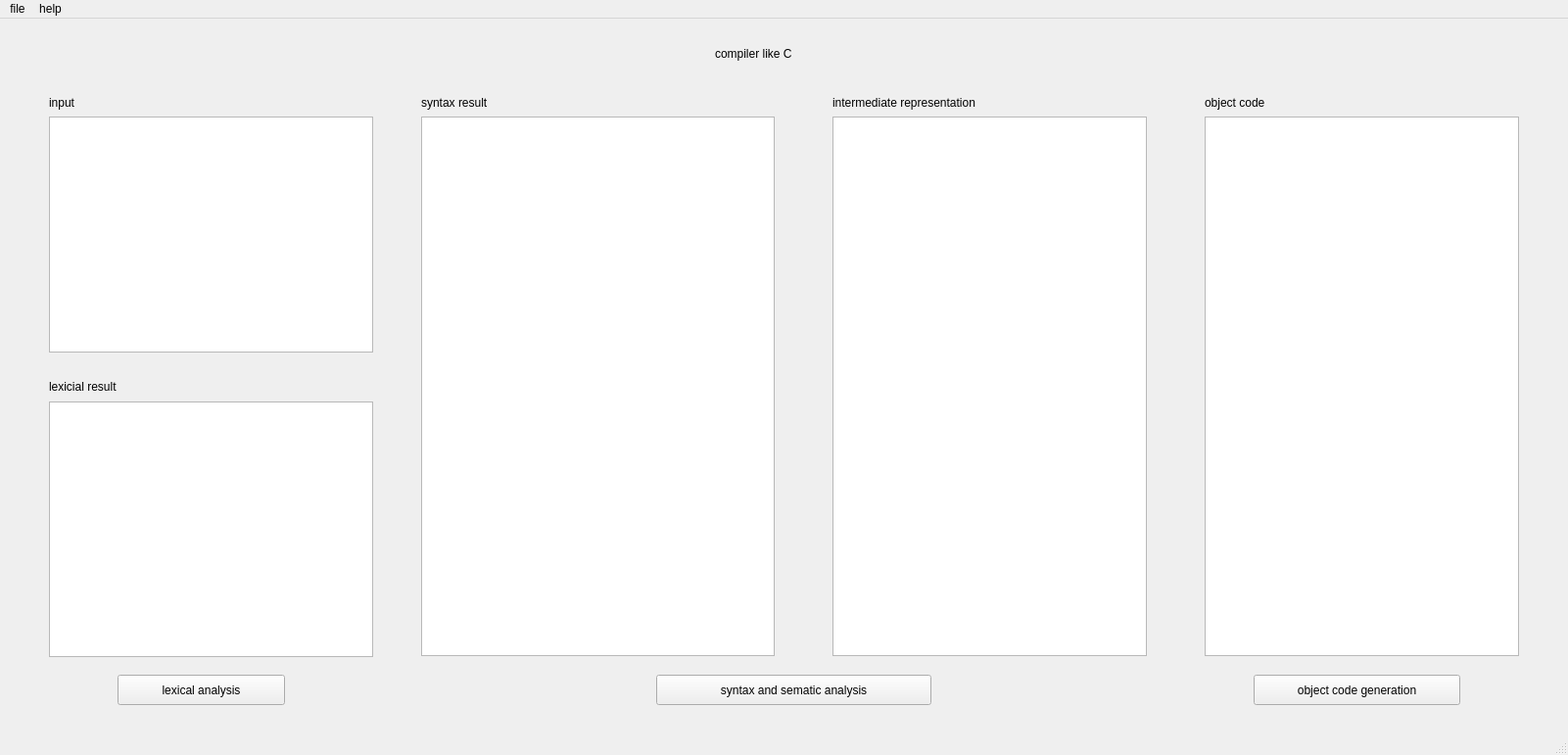
<?xml version="1.0" encoding="UTF-8"?>
<ui version="4.0">
 <class>MainWindow</class>
 <widget class="QMainWindow" name="MainWindow">
  <property name="geometry">
   <rect>
    <x>0</x>
    <y>0</y>
    <width>1601</width>
    <height>771</height>
   </rect>
  </property>
  <property name="windowTitle">
   <string>compiler like C</string>
  </property>
  <widget class="QWidget" name="centralwidget">
   <widget class="QLabel" name="title">
    <property name="geometry">
     <rect>
      <x>730</x>
      <y>10</y>
      <width>471</width>
      <height>51</height>
     </rect>
    </property>
    <property name="styleSheet">
     <string notr="true">font: 18pt &quot;Adobe Devanagari&quot;;</string>
    </property>
    <property name="text">
     <string>compiler like C</string>
    </property>
   </widget>
   <widget class="QTextBrowser" name="lexerBrowser">
    <property name="geometry">
     <rect>
      <x>50</x>
      <y>391</y>
      <width>331</width>
      <height>261</height>
     </rect>
    </property>
   </widget>
   <widget class="QTextBrowser" name="ParserBrowser">
    <property name="geometry">
     <rect>
      <x>430</x>
      <y>100</y>
      <width>361</width>
      <height>551</height>
     </rect>
    </property>
   </widget>
   <widget class="QPushButton" name="lexButton">
    <property name="geometry">
     <rect>
      <x>120</x>
      <y>670</y>
      <width>171</width>
      <height>31</height>
     </rect>
    </property>
    <property name="text">
     <string>lexical analysis</string>
    </property>
   </widget>
   <widget class="QPushButton" name="synButton">
    <property name="geometry">
     <rect>
      <x>670</x>
      <y>670</y>
      <width>281</width>
      <height>31</height>
     </rect>
    </property>
    <property name="text">
     <string>syntax and sematic analysis</string>
    </property>
   </widget>
   <widget class="QTextEdit" name="textEdit">
    <property name="geometry">
     <rect>
      <x>50</x>
      <y>100</y>
      <width>331</width>
      <height>241</height>
     </rect>
    </property>
   </widget>
   <widget class="QLabel" name="labelInput">
    <property name="geometry">
     <rect>
      <x>50</x>
      <y>70</y>
      <width>91</width>
      <height>31</height>
     </rect>
    </property>
    <property name="styleSheet">
     <string notr="true">font: 12pt &quot;Adobe Devanagari&quot;;</string>
    </property>
    <property name="text">
     <string>input</string>
    </property>
   </widget>
   <widget class="QLabel" name="labelInput_2">
    <property name="geometry">
     <rect>
      <x>50</x>
      <y>360</y>
      <width>211</width>
      <height>31</height>
     </rect>
    </property>
    <property name="styleSheet">
     <string notr="true">font: 12pt &quot;Adobe Devanagari&quot;;</string>
    </property>
    <property name="text">
     <string>lexicial result</string>
    </property>
   </widget>
   <widget class="QLabel" name="labelInput_3">
    <property name="geometry">
     <rect>
      <x>430</x>
      <y>70</y>
      <width>211</width>
      <height>31</height>
     </rect>
    </property>
    <property name="styleSheet">
     <string notr="true">font: 12pt &quot;Adobe Devanagari&quot;;</string>
    </property>
    <property name="text">
     <string>syntax result</string>
    </property>
   </widget>
   <widget class="QTextBrowser" name="IRBrowser">
    <property name="geometry">
     <rect>
      <x>850</x>
      <y>100</y>
      <width>321</width>
      <height>551</height>
     </rect>
    </property>
   </widget>
   <widget class="QLabel" name="labelInput_4">
    <property name="geometry">
     <rect>
      <x>850</x>
      <y>70</y>
      <width>321</width>
      <height>31</height>
     </rect>
    </property>
    <property name="styleSheet">
     <string notr="true">font: 12pt &quot;Adobe Devanagari&quot;;</string>
    </property>
    <property name="text">
     <string>intermediate representation</string>
    </property>
   </widget>
   <widget class="QTextBrowser" name="CodeBrowser">
    <property name="geometry">
     <rect>
      <x>1230</x>
      <y>100</y>
      <width>321</width>
      <height>551</height>
     </rect>
    </property>
   </widget>
   <widget class="QPushButton" name="codeButton">
    <property name="geometry">
     <rect>
      <x>1280</x>
      <y>670</y>
      <width>211</width>
      <height>31</height>
     </rect>
    </property>
    <property name="text">
     <string>object code generation</string>
    </property>
   </widget>
   <widget class="QLabel" name="labelInput_5">
    <property name="geometry">
     <rect>
      <x>1230</x>
      <y>70</y>
      <width>321</width>
      <height>31</height>
     </rect>
    </property>
    <property name="styleSheet">
     <string notr="true">font: 12pt &quot;Adobe Devanagari&quot;;</string>
    </property>
    <property name="text">
     <string>object code</string>
    </property>
   </widget>
  </widget>
  <widget class="QMenuBar" name="menubar">
   <property name="geometry">
    <rect>
     <x>0</x>
     <y>0</y>
     <width>1601</width>
     <height>21</height>
    </rect>
   </property>
   <widget class="QMenu" name="menufile">
    <property name="title">
     <string>file</string>
    </property>
    <addaction name="actionOpenFile"/>
   </widget>
   <widget class="QMenu" name="menuhelp">
    <property name="title">
     <string>help</string>
    </property>
    <addaction name="actionHow_to_use"/>
   </widget>
   <addaction name="menufile"/>
   <addaction name="menuhelp"/>
  </widget>
  <widget class="QStatusBar" name="statusbar"/>
  <action name="actionopen_file">
   <property name="text">
    <string>open file</string>
   </property>
  </action>
  <action name="actionOpenFile">
   <property name="text">
    <string> open file to analyze</string>
   </property>
  </action>
  <action name="actionHow_to_use">
   <property name="text">
    <string>How to use?</string>
   </property>
  </action>
 </widget>
 <resources/>
 <connections/>
</ui>
